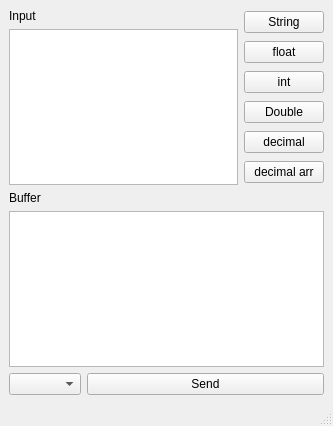
<?xml version="1.0" encoding="UTF-8"?>
<ui version="4.0">
 <class>MainWindow</class>
 <widget class="QMainWindow" name="MainWindow">
  <property name="geometry">
   <rect>
    <x>0</x>
    <y>0</y>
    <width>333</width>
    <height>426</height>
   </rect>
  </property>
  <property name="windowTitle">
   <string>MainWindow</string>
  </property>
  <widget class="QWidget" name="centralwidget">
   <layout class="QGridLayout" name="gridLayout">
    <item row="0" column="0">
     <layout class="QHBoxLayout" name="horizontalLayout_2">
      <item>
       <layout class="QVBoxLayout" name="verticalLayout_4">
        <item>
         <layout class="QVBoxLayout" name="verticalLayout_3">
          <item>
           <layout class="QHBoxLayout" name="horizontalLayout">
            <item>
             <layout class="QVBoxLayout" name="verticalLayout">
              <item>
               <widget class="QLabel" name="label">
                <property name="text">
                 <string>Input</string>
                </property>
               </widget>
              </item>
              <item>
               <widget class="QPlainTextEdit" name="dir_input"/>
              </item>
             </layout>
            </item>
            <item>
             <layout class="QVBoxLayout" name="verticalLayout_2">
              <item>
               <widget class="QPushButton" name="dir_string">
                <property name="text">
                 <string>String</string>
                </property>
               </widget>
              </item>
              <item>
               <widget class="QPushButton" name="dir_float">
                <property name="text">
                 <string>float</string>
                </property>
               </widget>
              </item>
              <item>
               <widget class="QPushButton" name="dir_int">
                <property name="text">
                 <string>int</string>
                </property>
               </widget>
              </item>
              <item>
               <widget class="QPushButton" name="dir_double">
                <property name="text">
                 <string>Double</string>
                </property>
               </widget>
              </item>
              <item>
               <widget class="QPushButton" name="dir_decimal">
                <property name="text">
                 <string>decimal</string>
                </property>
               </widget>
              </item>
              <item>
               <widget class="QPushButton" name="dir_decimals">
                <property name="text">
                 <string>decimal arr</string>
                </property>
               </widget>
              </item>
             </layout>
            </item>
           </layout>
          </item>
          <item>
           <layout class="QVBoxLayout" name="verticalLayout_6">
            <item>
             <widget class="QLabel" name="label_5">
              <property name="text">
               <string>Buffer</string>
              </property>
             </widget>
            </item>
            <item>
             <widget class="QPlainTextEdit" name="dir_buffer"/>
            </item>
            <item>
             <layout class="QFormLayout" name="formLayout_2">
              <item row="0" column="1">
               <widget class="QPushButton" name="dir_send">
                <property name="text">
                 <string>Send</string>
                </property>
               </widget>
              </item>
              <item row="0" column="0">
               <widget class="QComboBox" name="dir_sk"/>
              </item>
             </layout>
            </item>
           </layout>
          </item>
         </layout>
        </item>
       </layout>
      </item>
      <item>
       <layout class="QVBoxLayout" name="verticalLayout_5"/>
      </item>
     </layout>
    </item>
   </layout>
  </widget>
  <widget class="QMenuBar" name="menubar">
   <property name="geometry">
    <rect>
     <x>0</x>
     <y>0</y>
     <width>333</width>
     <height>22</height>
    </rect>
   </property>
  </widget>
  <widget class="QStatusBar" name="statusbar"/>
 </widget>
 <resources/>
 <connections/>
</ui>
